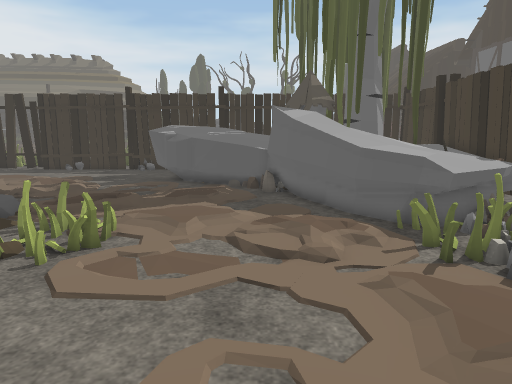
view 1 (above)

24 first-person views from a walk through a 3-D level made in the Unity game engine. The camera is 1.4 m above the floor, tilts 10° down and sees 70° across. Doors are open. The floor is counted in squares, 0.5 m on a side. Each view is taken from the middle of a square. On the plan, view 1 faces up. The plan holds only what a view shows up to about 20 squares ahead; the rest is blank. The place goes on beyond the plan. The player character is not drawn. Some surface patterns are stand-ins.

view 2
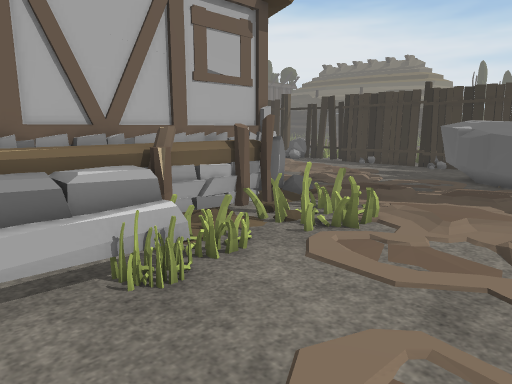

view 3
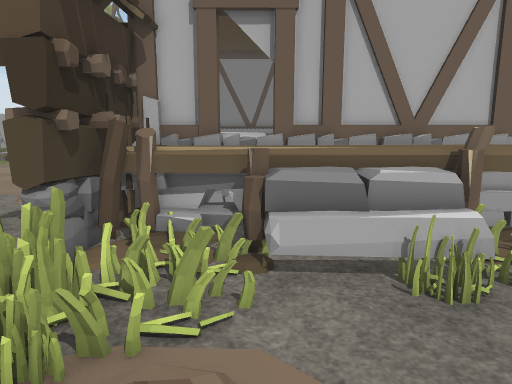

view 4
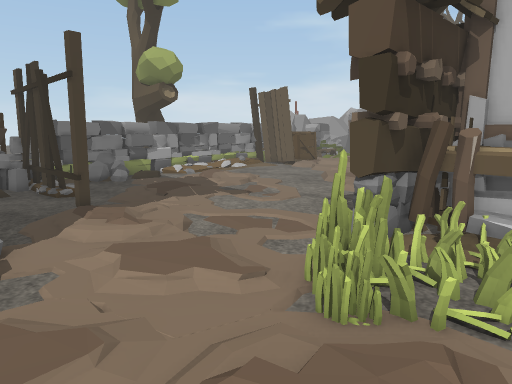

view 5
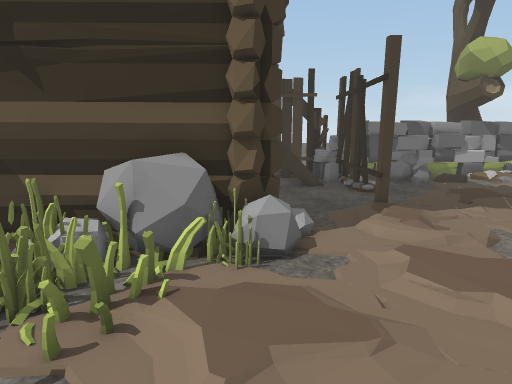

view 6
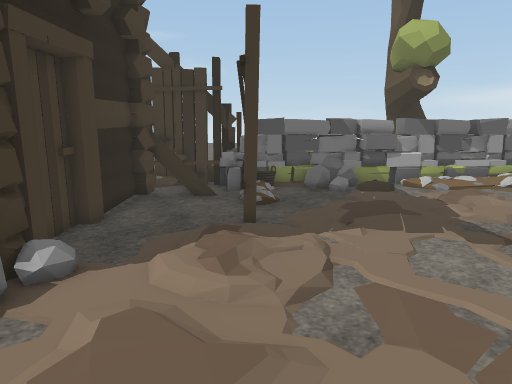

view 7
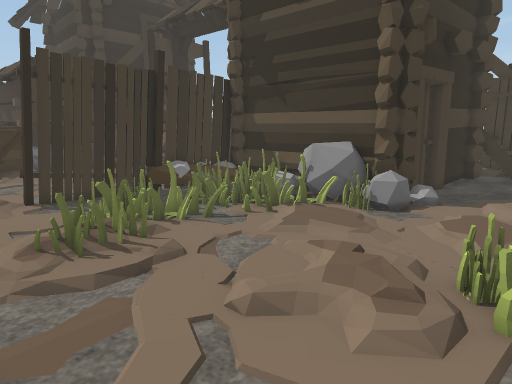

view 8
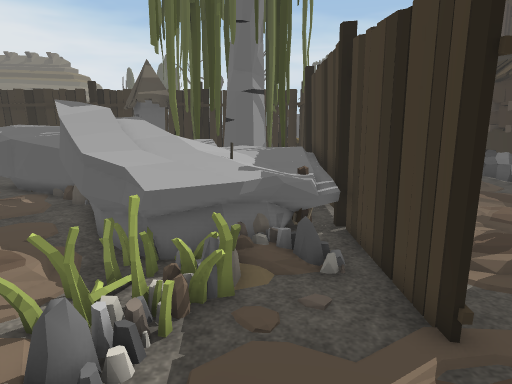

view 9
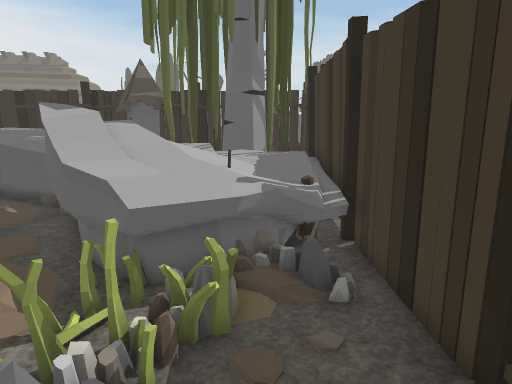

view 10
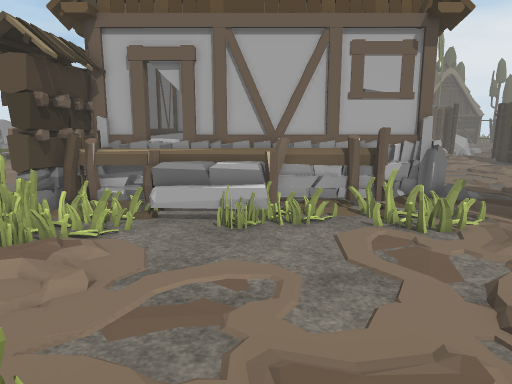

view 11
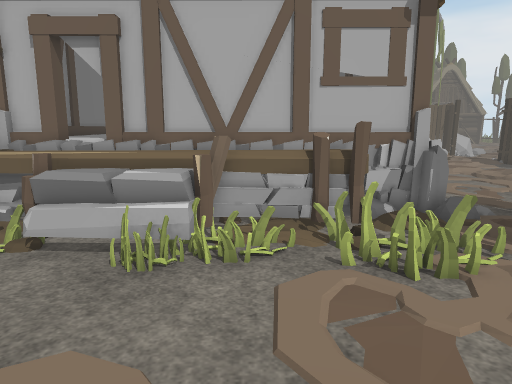

view 12
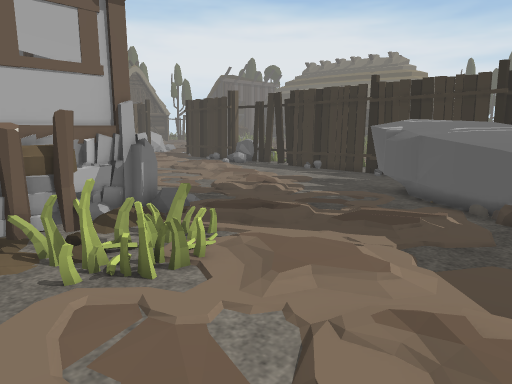

view 13
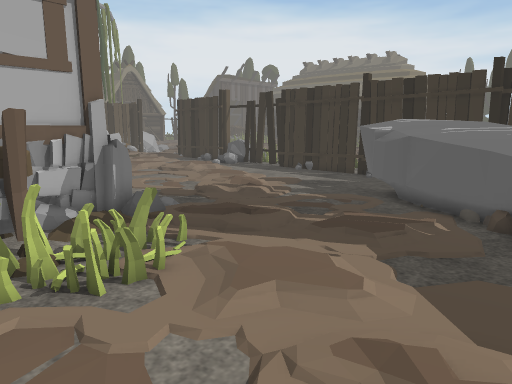

view 14
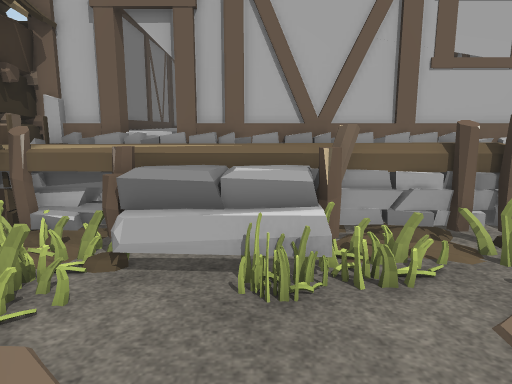

view 15
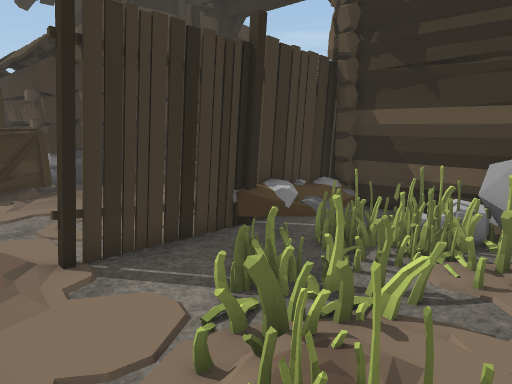

view 16
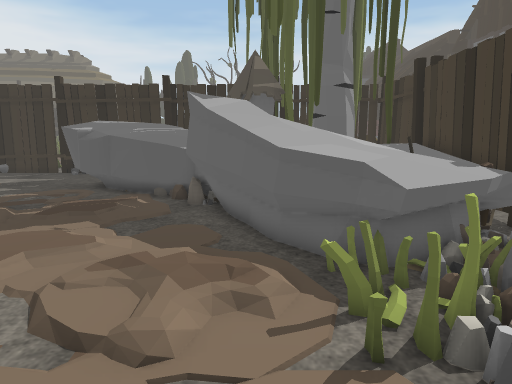

view 17
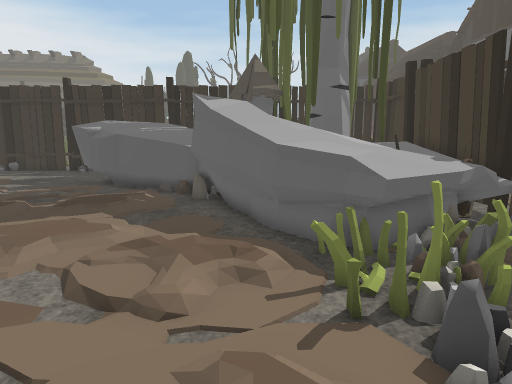

view 18
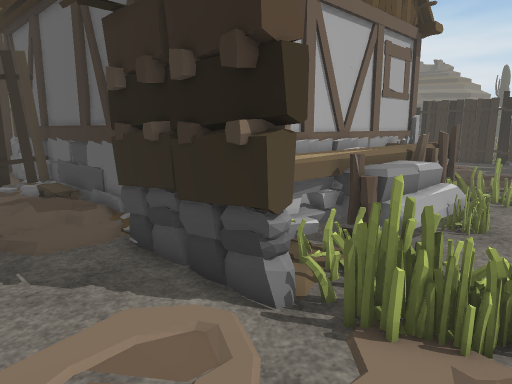

view 19
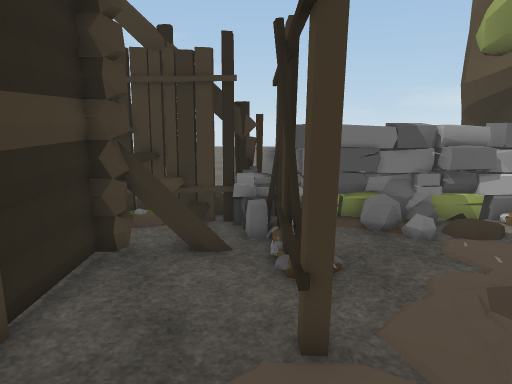

view 20
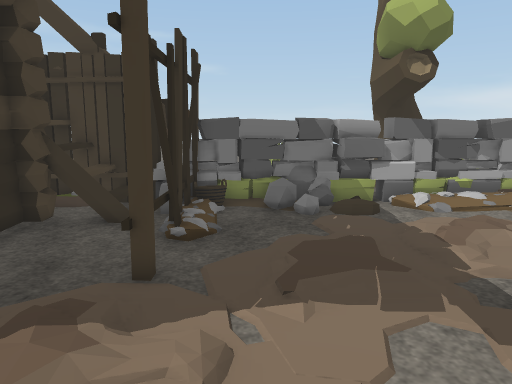

view 21
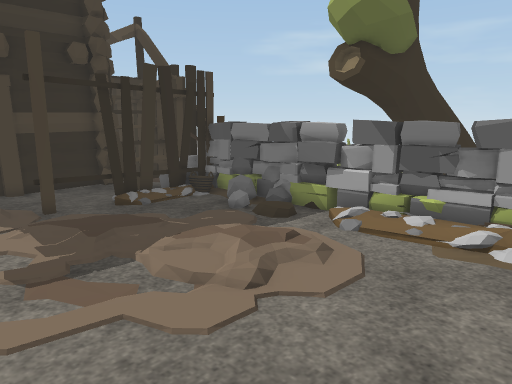

view 22
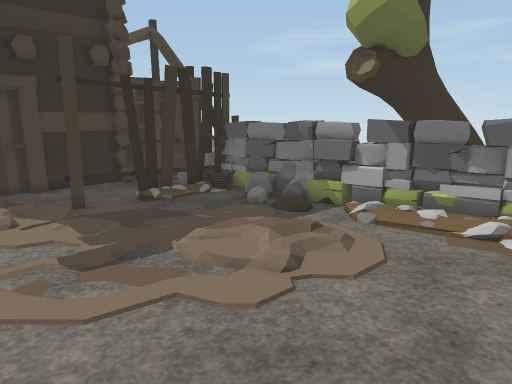

view 23
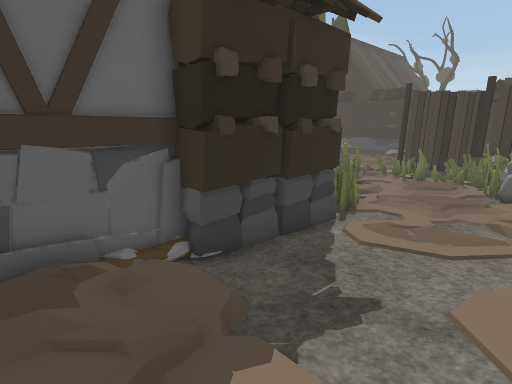

view 24
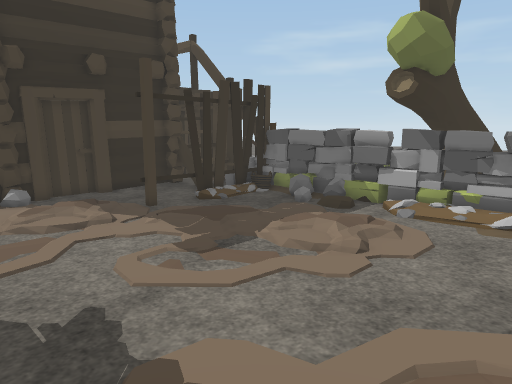

### Floor plan
Key: @ floor where view 1 was taken; # wall or solid block; x gap in a wall; . main floor; : floor 0.25 m higher than the main floor; + floor 0.5 m higher than the main floor; / step, stairs or slope; D open door; = window, fence, low wall or low ledge; ^ raised ledge; T tree; S sign; P plant; H hut; O other object.
Columns run from 17 left of view 1 to 11 right of it. Each row starts with its distance up from view 1.
 23        ....^^^^^^       === #
 22        :...^^^^^^^      ^^T=#
 21        ....#^^^^^^  S ^^^^^=#
 20         :.  .O^^^^  ##^^^^^^#
 19          ...... ^^^    ^^^^^#
 18           ...   :=#  ^   ^^^#
 17            ..    .##^^   ^^=#
 16       ..         .#^^^^^^^^=#
 15       ..        ...^^^^^^^^^#
 14                 .. x^^^^^^^^#
 13        H            ^^^^^^^=#
 12       HH  :.        .^PP^^^.#
 11       #H ..P         .^^P:+:#
 10       #H:.....:::    ..PP...#
  9       #H OP...:..:   ...P.:.#
  8       #H OP......../.P..P...#
  7       #H OP..:::..::  :.. ...
  6       #HOO:........:: :.
  5       #H OP........:
  4       #H OPP.......::   ::
  3       #H OOP........:    :
  2       #H OOO........: P
  1       DH OOO......    P   ::#
  0    H HHH OPP..:  @..    .:..#
 -1    HHHHHOO....P    ..  P....#
 -2   H H #H P:...:    .. ...P..#
 -3 HHHHH #HOOP....P     .......#
 -4 ############PP:      P:PP../#
 -5      =######.:        :.PP./#
 -6 :    :....:../       :..  //#
 -7     :.....:.::     .:P/P ./+#
 -8     /.....:...     PPPP  ../#
 -9 :   /........: /  #OOOO######
-10 :  ..........    .##
-11  ::........:     ..#
-12  :........:     ...#
-13  ........    .=....#
-14  .....:::    :x....#
-15  ....       :.#....#
-16  ...       :..x....#
-17  ....     ...:x....#
-18  ..... ./ :...x.:=x#
-19  /......///...# .OO#
-20   /::::.//.O..OOOOO#
-21  OOOOOOOOOOOOOOO####
-22  OOOOOOOO  O OOO#
-23      TT

Positions as (right, up) in squares from view 1, and headings:
1: (0, 0), facing up
2: (1, 0), facing up-left
3: (1, 0), facing left
4: (2, 0), facing down-left
5: (2, 0), facing down
6: (-3, -3), facing down
7: (-4, 4), facing down-right
8: (8, 3), facing up
9: (8, 4), facing up
10: (7, 4), facing left
11: (3, 6), facing left
12: (2, 6), facing up-left
13: (2, 7), facing up-left
14: (1, 3), facing left
15: (3, 3), facing down-right
16: (3, 4), facing up
17: (3, 3), facing up
18: (-2, -9), facing up-left
19: (-2, -9), facing down
20: (-5, -7), facing down
21: (-17, -10), facing down-right
22: (-17, -9), facing down-right
23: (-16, -11), facing up-right
24: (-17, -6), facing down-right
